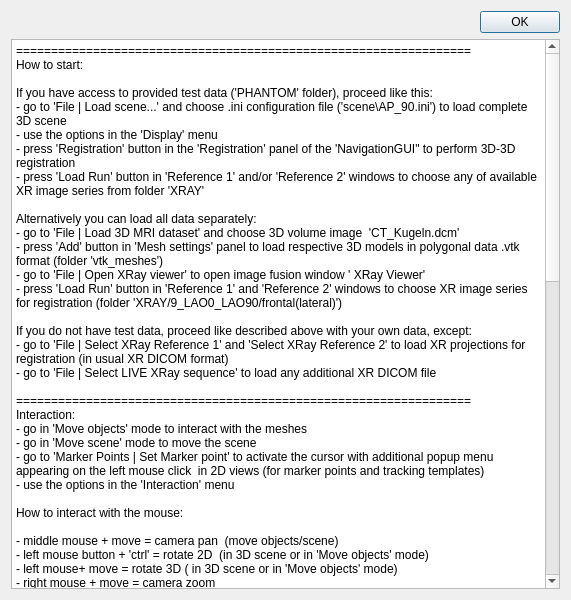
<?xml version="1.0" encoding="UTF-8"?>
<ui version="4.0">
 <class>UsageDialog</class>
 <widget class="QDialog" name="UsageDialog">
  <property name="geometry">
   <rect>
    <x>0</x>
    <y>0</y>
    <width>571</width>
    <height>600</height>
   </rect>
  </property>
  <property name="windowTitle">
   <string>Usage</string>
  </property>
  <layout class="QVBoxLayout" name="verticalLayout">
   <item>
    <widget class="QDialogButtonBox" name="buttonBox">
     <property name="orientation">
      <enum>Qt::Horizontal</enum>
     </property>
     <property name="standardButtons">
      <set>QDialogButtonBox::Ok</set>
     </property>
    </widget>
   </item>
   <item>
    <widget class="QPlainTextEdit" name="plainTextEdit">
     <property name="undoRedoEnabled">
      <bool>false</bool>
     </property>
     <property name="readOnly">
      <bool>true</bool>
     </property>
     <property name="plainText">
      <string>=================================================================
How to start:

If you have access to provided test data ('PHANTOM' folder), proceed like this:
- go to 'File | Load scene...' and choose .ini configuration file ('scene\AP_90.ini') to load complete 3D scene
- use the options in the 'Display' menu
- press 'Registration' button in the 'Registration' panel of the 'NavigationGUI&quot; to perform 3D-3D registration
- press 'Load Run' button in 'Reference 1' and/or 'Reference 2' windows to choose any of available XR image series from folder 'XRAY'

Alternatively you can load all data separately:
- go to 'File | Load 3D MRI dataset' and choose 3D volume image  'CT_Kugeln.dcm'
- press 'Add' button in 'Mesh settings' panel to load respective 3D models in polygonal data .vtk format (folder 'vtk_meshes')
- go to 'File | Open XRay viewer' to open image fusion window ' XRay Viewer'
- press 'Load Run' button in 'Reference 1' and 'Reference 2' windows to choose XR image series for registration (folder 'XRAY/9_LAO0_LAO90/frontal(lateral)')

If you do not have test data, proceed like described above with your own data, except:
- go to 'File | Select XRay Reference 1' and 'Select XRay Reference 2' to load XR projections for registration (in usual XR DICOM format)
- go to 'File | Select LIVE XRay sequence' to load any additional XR DICOM file

=================================================================
Interaction:
- go in 'Move objects' mode to interact with the meshes
- go in 'Move scene' mode to move the scene
- go to 'Marker Points | Set Marker point' to activate the cursor with additional popup menu appearing on the left mouse click  in 2D views (for marker points and tracking templates)
- use the options in the 'Interaction' menu

How to interact with the mouse:

- middle mouse + move = camera pan  (move objects/scene)
- left mouse button + 'ctrl' = rotate 2D  (in 3D scene or in 'Move objects' mode)
- left mouse+ move = rotate 3D ( in 3D scene or in 'Move objects' mode)
- right mouse + move = camera zoom
- middle mouse wheel scroll = zoom
- right mouse button = pause XR video (after choosing 'Set marker point')  

=================================================================
Marker points reconstruction :

- add corresponding points in the 2D windows via the cursor and left mouse click to 'Add marker point' in the popup menu
- press 'Marker Points | Reconstruct 3D point / Reconstruct all 3D points' to reconstruct the corresponding 2D XR points
- the points appear in the 3D window
- use 'Remove marker point' in the additional menu or press 'Marker Points | Remove all 3D points' to remove 3D points from the 3D scene

=================================================================
Registration:

- perform manual registration by ineracting with the meshes in 'Move objects' mode
- alternatively add corresponding registration points in the 3D scene via 'Registration' panel
- the points appear in the 3D scene after pressing 'Add' button
- adjust the point position by using the sliders for respective slice orientations in the 'MRI/CT Volume' panel
- press button 'Registration' to perform automatic registration (number of reconstructed points and registration points should be the same)

=================================================================
Mesh:

- use the options in the 'Mesh' menu to load default or saved mesh matrix, and to save the current mesh matrix

=================================================================
Catheter tracking:

- choose tracking method via ' Tracking | Select filter' and use 'Filter properties'' for additional settings
- use Crosscorrelation Motion Correction Filter in the 'LIVE' view
- use Crosscorrelation Biplane Filter in the 2D reference views (in both views templates should be set to use the functionality)
- activate the cursor with popup menu via 'Marker Points | Set Marker point' 
- left click on the point to be tracked or used for motion compensation and add/reset/remove motion compensation or tracking template using popup menu

=================================================================
Keyboard usage in 3D view:
'x' = side view
'y' = top-down view
'z' = front view
'r' = reset camera (ensure that whole scene is visible)
</string>
     </property>
    </widget>
   </item>
  </layout>
 </widget>
 <resources/>
 <connections>
  <connection>
   <sender>buttonBox</sender>
   <signal>accepted()</signal>
   <receiver>UsageDialog</receiver>
   <slot>accept()</slot>
   <hints>
    <hint type="sourcelabel">
     <x>248</x>
     <y>254</y>
    </hint>
    <hint type="destinationlabel">
     <x>157</x>
     <y>274</y>
    </hint>
   </hints>
  </connection>
  <connection>
   <sender>buttonBox</sender>
   <signal>rejected()</signal>
   <receiver>UsageDialog</receiver>
   <slot>reject()</slot>
   <hints>
    <hint type="sourcelabel">
     <x>316</x>
     <y>260</y>
    </hint>
    <hint type="destinationlabel">
     <x>286</x>
     <y>274</y>
    </hint>
   </hints>
  </connection>
 </connections>
</ui>
